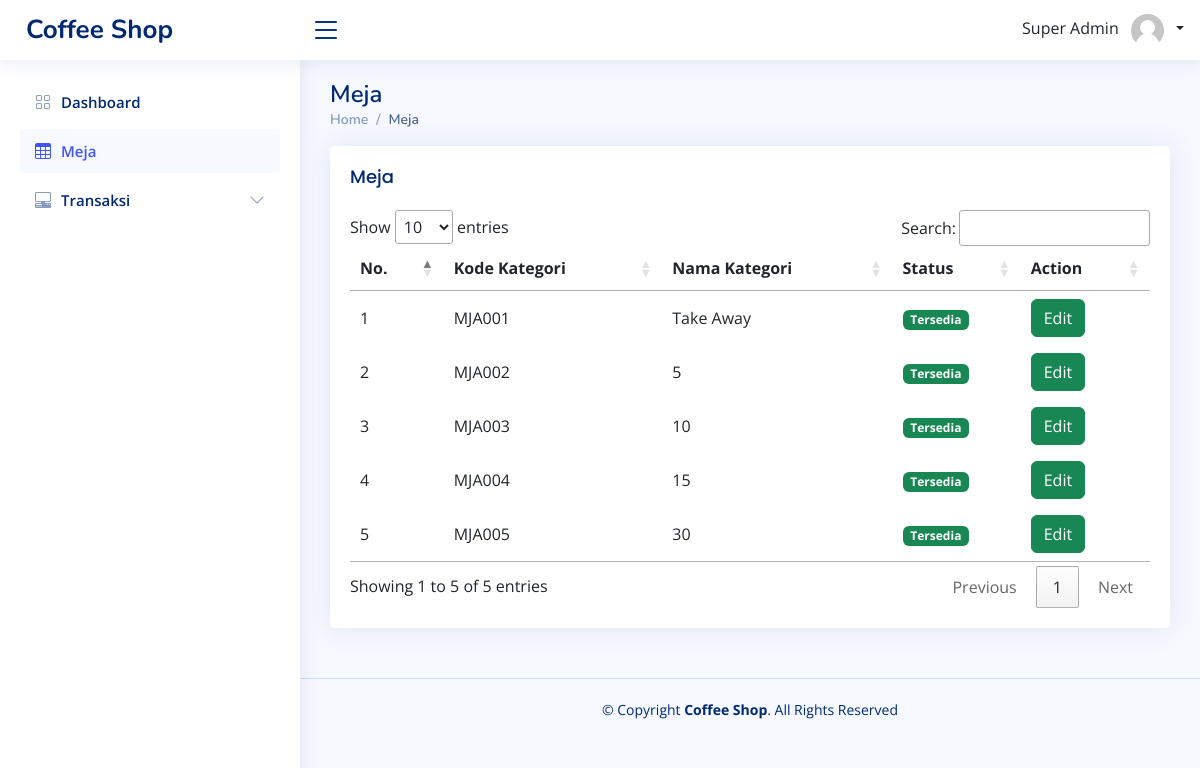
/index_kasir.php?page=meja (signed in), run on the app's committed database.
### tables this page shows
CREATE TABLE `t_meja` (
  `id_meja` int(11) NOT NULL,
  `nomor_meja` varchar(255) NOT NULL,
  `keterangan` varchar(255) NOT NULL,
  `status` enum('Tersedia','Tidak Tersedia','','') NOT NULL
);

### function/view-query.php (called while the page is built, shortened)
<?php
function getMeja()
{
    $conn = connection();
    $query = "SELECT * FROM t_meja ORDER BY nomor_meja ASC";
    $result = mysqli_query($conn, $query);
    $data = [];
    while ($row = mysqli_fetch_assoc($result)) {
        $data[] = $row;
    }
    return $data;
}

### pages-kasir/meja/index_kasir.php (the view, shortened to what this page needs)
<?php
include('function/view-query.php');
$Daffa_data = getMeja();
?>
<main id="main" class="main">
    <div class="pagetitle">
        <h1>Meja</h1>
        <nav>
            <ol class="breadcrumb">
                <li class="breadcrumb-item"><a href="index_manajer.php">Home</a></li>
                <li class="breadcrumb-item active">Meja</li>
            </ol>
        </nav>
    </div>
    <section class="section">
        <div class="row">
            <div class="col-lg-12">
                <div class="card">
                    <div class="card-body">
                        <h5 class="card-title">Meja</h5>
                        <table id="table-meja">
                            <thead>
                                <tr>
                                    <th>No.</th>
                                    <th>Kode Kategori</th>
                                    <th>Nama Kategori</th>
                                    <th>Status</th>
                                    <th>Action</th>
                                </tr>
                            </thead>
                            <tbody>
                                <?php
                                foreach ($Daffa_data as $Daffa_key => $Daffa_value) { ?>
                                    <tr>
                                        <td><?= $Daffa_key + 1 ?></td>
                                        <td><?= $Daffa_value['nomor_meja'] ?></td>
                                        <td><?= $Daffa_value['keterangan'] ?></td>
                                        <td>
                                            <?php
                                            if ($Daffa_value['status'] == 'Tersedia') { ?>
                                                <span class="badge bg-success"><?= $Daffa_value['status'] ?></span>
                                            <?php } else { ?>
                                                <span class="badge bg-danger"><?= $Daffa_value['status'] ?></span>
                                            <?php } ?>
                                        </td>
                                        <td>
                                            <a href="index_kasir.php?page=meja/edit&id=<?= $Daffa_value['id_meja'] ?>">
                                                <button type="button" class="btn btn-success">
                                                    Edit
                                                </button>
                                            </a>
                                        </td>
                                    </tr>
                                <?php }
                                ?>
                            </tbody>
                        </table>
                    </div>
                </div>
            </div>
        </div>
    </section>
</main>

### assets/css/style.css (style rules this page uses)
:root { scroll-behavior: smooth; }
body { font-family: "Open Sans", sans-serif; background: #f6f9ff; color: #444444; }
a { color: #4154f1; text-decoration: none; }
h1, h2, h3, h4, h5, h6 { font-family: "Nunito", sans-serif; }
#main { margin-top: 60px; padding: 20px 30px; transition: all 0.3s; }
.pagetitle { margin-bottom: 10px; }
.pagetitle h1 { font-size: 24px; margin-bottom: 0; font-weight: 600; color: #012970; }
.card { margin-bottom: 30px; border: none; border-radius: 5px; box-shadow: 0px 0 30px rgba(1, 41, 112, 0.1); }
.card-title { padding: 20px 0 15px 0; font-size: 18px; font-weight: 500; color: #012970; font-family: "Poppins", sans-serif; }
.card-body { padding: 0 20px 20px 20px; }
.breadcrumb { font-size: 14px; font-family: "Nunito", sans-serif; color: #899bbd; font-weight: 600; }
.breadcrumb a { color: #899bbd; transition: 0.3s; }
.breadcrumb .breadcrumb-item::before { color: #899bbd; }
.breadcrumb .active { color: #51678f; font-weight: 600; }
@media (min-width: 1200px) { #main, #footer { margin-left: 300px; } }

### data on the page
t_meja: nomor_meja "MJA001", keterangan "Take Away", status "Tersedia"
t_meja: nomor_meja "MJA002", keterangan "5", status "Tersedia"
t_meja: nomor_meja "MJA003", keterangan "10", status "Tersedia"
t_meja: nomor_meja "MJA004", keterangan "15", status "Tersedia"
t_meja: nomor_meja "MJA005", keterangan "30", status "Tersedia"

### other printed values
$_SESSION['nama_user'] "Super Admin"
